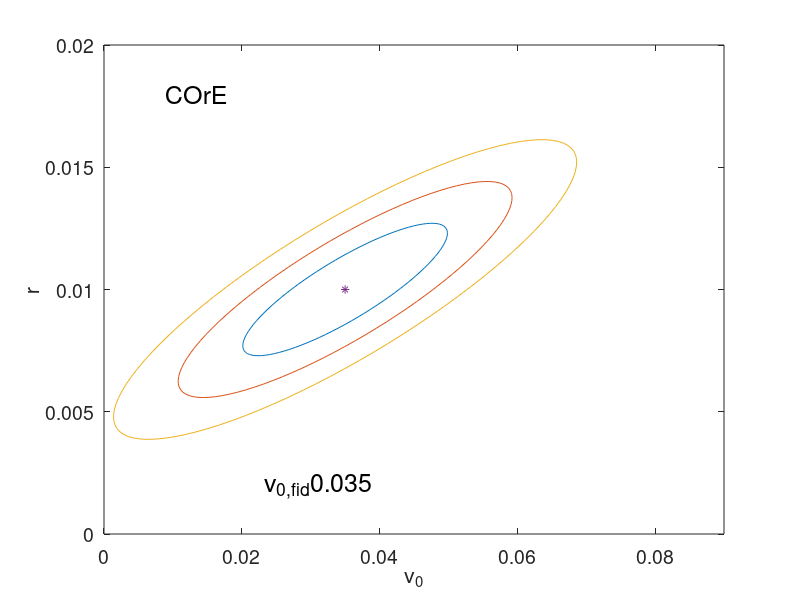

MATLAB code to generate this figure:
%6th after running fisher fortran code, you can copy and paste the fisher
%matrix to the following.

fisher=[ 1.189703E+06     -1.898943E+04     -1.664760E+05     -2.129516E+06      4.463605E+05     -2.329325E+02      5.349484E+13     -1.893503E+05
-1.898943E+04      1.466861E+06     -3.104180E+06      1.680948E+07     -4.373875E+06     -9.680872E+03      7.138396E+14      3.602760E+03
-1.664760E+05     -3.104180E+06      1.042583E+07     -1.851921E+07      1.375469E+07      2.270726E+04     -2.411279E+15      4.379349E+04
-2.129516E+06      1.680948E+07     -1.851921E+07      1.478089E+09     -3.931714E+08     -1.071596E+06      3.560581E+15      4.784659E+05
 4.463605E+05     -4.373875E+06      1.375469E+07     -3.931714E+08      2.079552E+08      5.111470E+05     -2.961896E+15     -1.022139E+05
-2.329325E+02     -9.680872E+03      2.270726E+04     -1.071596E+06      5.111470E+05      1.364885E+03     -5.457212E+12      6.257674E+01
 5.349484E+13      7.138396E+14     -2.411279E+15      3.560581E+15     -2.961896E+15     -5.457212E+12      5.798293E+23     -1.265456E+13
-1.893503E+05      3.602760E+03      4.379349E+04      4.784659E+05     -1.022139E+05      6.257674E+01     -1.265456E+13      4.111772E+04
];

r=0.01;
nu_0=0.035;

convariance=fisher^-1;
d_r=convariance(1,1)^0.5
d_ns=convariance(2,2)^0.5;
d_tau=convariance(3,3)^0.5;
d_ombh2=convariance(4,4)^0.5;
d_omch2=convariance(5,5)^0.5;
d_H=convariance(6,6)^0.5;
d_As=convariance(7,7)^0.5;
d_nu_0=convariance(8,8)^0.5
d_r_ns=convariance(1,2);
d_r_nu_0=convariance(1,8);


%for r and nu_0

a=sqrt((d_r^2+d_nu_0^2)/2+sqrt((d_r^2-d_nu_0^2)^2/4+d_r_nu_0^2));
b=sqrt((d_r^2+d_nu_0^2)/2-sqrt((d_r^2-d_nu_0^2)^2/4+d_r_nu_0^2));
theta=atan(2*d_r_nu_0/(d_nu_0^2-d_r^2))/2;

t=linspace(0,2*pi); 
plot(nu_0+1.52*a*cos(t)*cos(theta)-1.52*b*sin(t)*sin(theta),r+1.52*b*sin(t)*cos(theta)+1.52*a*cos(t)*sin(theta))
hold on
plot(nu_0+2.48*a*cos(t)*cos(theta)-2.48*b*sin(t)*sin(theta),r+2.48*b*sin(t)*cos(theta)+2.48*a*cos(t)*sin(theta))
plot(nu_0+3.44*a*cos(t)*cos(theta)-3.44*b*sin(t)*sin(theta),r+3.44*b*sin(t)*cos(theta)+3.44*a*cos(t)*sin(theta))
axis([0,0.09,0,0.02])
plot(nu_0,r,'*')
x_y_axis=axis;
text(x_y_axis(2)/10,x_y_axis(4)*0.9,'COrE','fontsize',18)
str=['\nu_{0,fid}',num2str(nu_0)];
text(nu_0/1.5,r/5,str,'fontsize',18)
xlabel('\nu_0','fontsize',22)
ylabel('r','fontsize',22)
set(gca,'FontSize',14)